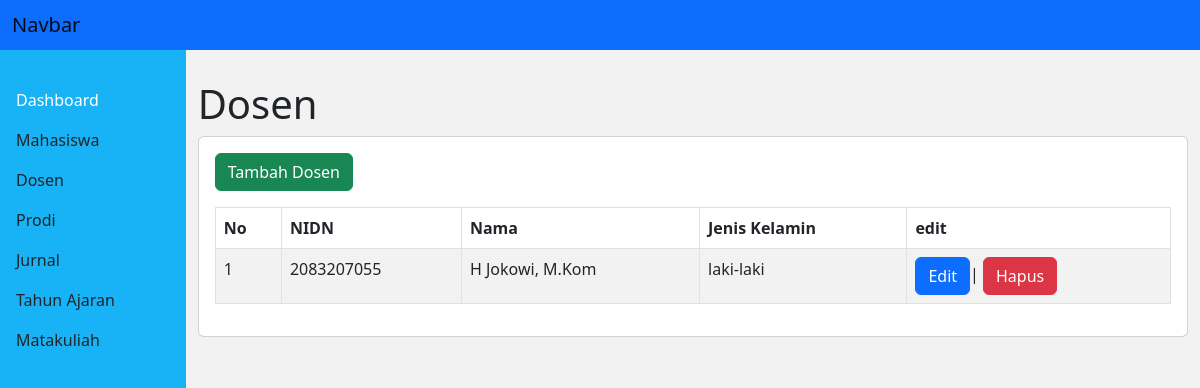
The app's page /dosen/tampil_dosen.php with its own data.
### tables this page shows
CREATE TABLE `dosen` (
  `id_dosen` int(9) NOT NULL,
  `nidn` char(10) NOT NULL,
  `nama_lengkap` varchar(100) NOT NULL,
  `jenis_kelamin` enum('laki-laki','perempuan') NOT NULL,
  `gelar_depan` varchar(100) DEFAULT NULL,
  `gelar_belakang` varchar(100) NOT NULL
);

### dosen/tampil_dosen.php (the view, shortened to what this page needs)
<?php
include('../config/koneksi.php');
require_once ('../template/header.php');
require_once ('../template/navbar.php');
$sql = "SELECT * FROM dosen";
$hasil = $koneksi->query($sql);
?>
<div class="wrap-content">
    <?php require_once ('../template/sidebar.php'); ?>
    <div class="content">
        <div class="container">
            <h1 class="">Dosen</h1>
            <div class="card">
                <div class="card-body">
                <a href="tambah_dosen.php" class="btn btn-success mb-3">Tambah Dosen</a>
                    <table class="table table-bordered table-striped">
                        <thead>
                            <tr>
                                <th>No</th>
                                <th>NIDN</th>
                                <th>Nama</th>
                                <th>Jenis Kelamin</th>
                                <th>edit</th>
                            </tr>
                        </thead>
                        <tbody>
                            <?php
                            $no_urut = 1;
                            if ($hasil->num_rows > 0) {
                                while ($row = $hasil->fetch_assoc()) {
                            ?>
                                <tr>
                                    <td><?php echo $no_urut++; ?></td>
                                    <td><?php echo $row['nidn']; ?></td>
                                    <td><?php echo $row['gelar_depan']." ".$row['nama_lengkap'].", ".$row['gelar_belakang']; ?></td>
                                    <td><?php echo $row['jenis_kelamin']; ?></td>
                                    <td>
                                        <a href="edit_dosen.php?id_dosen=<?php echo $row['id_dosen'] ?>" class="btn btn-primary">Edit</a>|
                                        <a href="hapus_dosen.php?id_dosen=<?php echo $row['id_dosen'] ?>" class="btn btn-danger">Hapus</a>
                                    </td>
                                </tr>
                            <?php
                                }
                            } else {
                            ?>
                            <tr>
                                <td colspan="4">Belum Ada Data Dosen</td>
                            </tr>
                            <?php
                            }
                            ?>
                        </tbody>
                    </table>
                </div>
            </div>
        </div>
    </div>
</div>
<?php require_once ('../template/footer.php');?>

### asset/css/jurnal.css (style rules this page uses)
.wrap-content { height: 100vh; display: flex; }
.content { width: 100%; background-color: #f2f2f2; padding-top: 5rem; }

### records on screen
dosen: nidn "2083207055", gelar_depan "H", nama_lengkap "Jokowi", gelar_belakang "M.Kom", jenis_kelamin "laki-laki"
